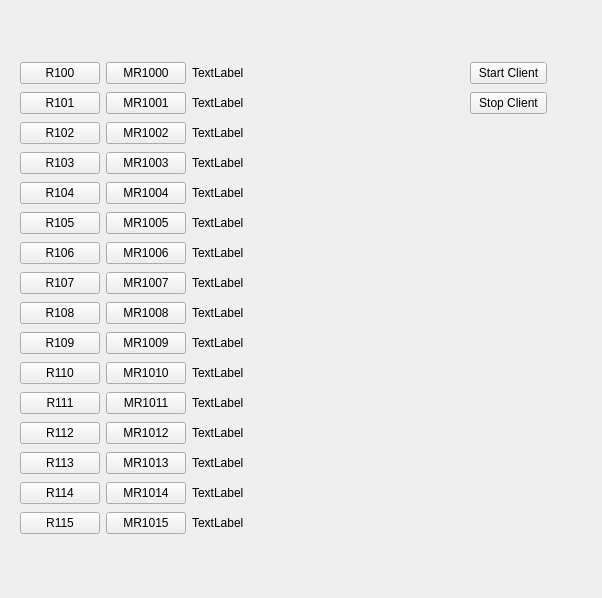
<?xml version="1.0" encoding="UTF-8"?>
<ui version="4.0">
 <class>MainWindow</class>
 <widget class="QMainWindow" name="MainWindow">
  <property name="geometry">
   <rect>
    <x>0</x>
    <y>0</y>
    <width>602</width>
    <height>598</height>
   </rect>
  </property>
  <property name="windowTitle">
   <string>gsh_hmi</string>
  </property>
  <widget class="QWidget" name="centralwidget">
   <widget class="QWidget" name="layoutWidget">
    <property name="geometry">
     <rect>
      <x>470</x>
      <y>60</y>
      <width>77</width>
      <height>56</height>
     </rect>
    </property>
    <layout class="QVBoxLayout" name="verticalLayout_2">
     <item>
      <widget class="QPushButton" name="pushButton_32">
       <property name="text">
        <string>Start Client</string>
       </property>
      </widget>
     </item>
     <item>
      <widget class="QPushButton" name="pushButton_33">
       <property name="text">
        <string>Stop Client</string>
       </property>
      </widget>
     </item>
    </layout>
   </widget>
   <widget class="QWidget" name="layoutWidget">
    <property name="geometry">
     <rect>
      <x>20</x>
      <y>60</y>
      <width>441</width>
      <height>476</height>
     </rect>
    </property>
    <layout class="QGridLayout" name="gridLayout" columnstretch="0,0,1">
     <item row="0" column="1">
      <widget class="QPushButton" name="pushButton_1">
       <property name="text">
        <string>MR1000</string>
       </property>
      </widget>
     </item>
     <item row="12" column="1">
      <widget class="QPushButton" name="pushButton_13">
       <property name="text">
        <string>MR1012</string>
       </property>
      </widget>
     </item>
     <item row="5" column="0">
      <widget class="QPushButton" name="pushButton_22">
       <property name="text">
        <string>R105</string>
       </property>
      </widget>
     </item>
     <item row="0" column="0">
      <widget class="QPushButton" name="pushButton_24">
       <property name="text">
        <string>R100</string>
       </property>
      </widget>
     </item>
     <item row="6" column="2">
      <widget class="QLabel" name="label_7">
       <property name="text">
        <string>TextLabel</string>
       </property>
      </widget>
     </item>
     <item row="4" column="1">
      <widget class="QPushButton" name="pushButton_5">
       <property name="text">
        <string>MR1004</string>
       </property>
      </widget>
     </item>
     <item row="7" column="1">
      <widget class="QPushButton" name="pushButton_8">
       <property name="text">
        <string>MR1007</string>
       </property>
      </widget>
     </item>
     <item row="5" column="2">
      <widget class="QLabel" name="label_6">
       <property name="text">
        <string>TextLabel</string>
       </property>
      </widget>
     </item>
     <item row="7" column="0">
      <widget class="QPushButton" name="pushButton_19">
       <property name="text">
        <string>R107</string>
       </property>
      </widget>
     </item>
     <item row="11" column="0">
      <widget class="QPushButton" name="pushButton_20">
       <property name="text">
        <string>R111</string>
       </property>
      </widget>
     </item>
     <item row="13" column="0">
      <widget class="QPushButton" name="pushButton_27">
       <property name="text">
        <string>R113</string>
       </property>
      </widget>
     </item>
     <item row="10" column="1">
      <widget class="QPushButton" name="pushButton_11">
       <property name="text">
        <string>MR1010</string>
       </property>
      </widget>
     </item>
     <item row="2" column="2">
      <widget class="QLabel" name="label_3">
       <property name="text">
        <string>TextLabel</string>
       </property>
      </widget>
     </item>
     <item row="2" column="1">
      <widget class="QPushButton" name="pushButton_3">
       <property name="text">
        <string>MR1002</string>
       </property>
      </widget>
     </item>
     <item row="13" column="1">
      <widget class="QPushButton" name="pushButton_14">
       <property name="text">
        <string>MR1013</string>
       </property>
      </widget>
     </item>
     <item row="9" column="2">
      <widget class="QLabel" name="label_10">
       <property name="text">
        <string>TextLabel</string>
       </property>
      </widget>
     </item>
     <item row="8" column="0">
      <widget class="QPushButton" name="pushButton_26">
       <property name="text">
        <string>R108</string>
       </property>
      </widget>
     </item>
     <item row="9" column="1">
      <widget class="QPushButton" name="pushButton_10">
       <property name="text">
        <string>MR1009</string>
       </property>
      </widget>
     </item>
     <item row="15" column="1">
      <widget class="QPushButton" name="pushButton_16">
       <property name="text">
        <string>MR1015</string>
       </property>
      </widget>
     </item>
     <item row="5" column="1">
      <widget class="QPushButton" name="pushButton_6">
       <property name="text">
        <string>MR1005</string>
       </property>
      </widget>
     </item>
     <item row="3" column="0">
      <widget class="QPushButton" name="pushButton_25">
       <property name="text">
        <string>R103</string>
       </property>
      </widget>
     </item>
     <item row="0" column="2">
      <widget class="QLabel" name="label_1">
       <property name="text">
        <string>TextLabel</string>
       </property>
      </widget>
     </item>
     <item row="3" column="1">
      <widget class="QPushButton" name="pushButton_4">
       <property name="text">
        <string>MR1003</string>
       </property>
      </widget>
     </item>
     <item row="6" column="0">
      <widget class="QPushButton" name="pushButton_29">
       <property name="text">
        <string>R106</string>
       </property>
      </widget>
     </item>
     <item row="9" column="0">
      <widget class="QPushButton" name="pushButton_17">
       <property name="text">
        <string>R109</string>
       </property>
      </widget>
     </item>
     <item row="12" column="0">
      <widget class="QPushButton" name="pushButton_28">
       <property name="text">
        <string>R112</string>
       </property>
      </widget>
     </item>
     <item row="1" column="1">
      <widget class="QPushButton" name="pushButton_2">
       <property name="text">
        <string>MR1001</string>
       </property>
      </widget>
     </item>
     <item row="1" column="2">
      <widget class="QLabel" name="label_2">
       <property name="text">
        <string>TextLabel</string>
       </property>
      </widget>
     </item>
     <item row="10" column="0">
      <widget class="QPushButton" name="pushButton_23">
       <property name="text">
        <string>R110</string>
       </property>
      </widget>
     </item>
     <item row="1" column="0">
      <widget class="QPushButton" name="pushButton_18">
       <property name="text">
        <string>R101</string>
       </property>
      </widget>
     </item>
     <item row="6" column="1">
      <widget class="QPushButton" name="pushButton_7">
       <property name="text">
        <string>MR1006</string>
       </property>
      </widget>
     </item>
     <item row="8" column="2">
      <widget class="QLabel" name="label_9">
       <property name="text">
        <string>TextLabel</string>
       </property>
      </widget>
     </item>
     <item row="2" column="0">
      <widget class="QPushButton" name="pushButton_21">
       <property name="text">
        <string>R102</string>
       </property>
      </widget>
     </item>
     <item row="11" column="1">
      <widget class="QPushButton" name="pushButton_12">
       <property name="text">
        <string>MR1011</string>
       </property>
      </widget>
     </item>
     <item row="15" column="0">
      <widget class="QPushButton" name="pushButton_31">
       <property name="text">
        <string>R115</string>
       </property>
      </widget>
     </item>
     <item row="7" column="2">
      <widget class="QLabel" name="label_8">
       <property name="text">
        <string>TextLabel</string>
       </property>
      </widget>
     </item>
     <item row="4" column="0">
      <widget class="QPushButton" name="pushButton_1x">
       <property name="text">
        <string>R104</string>
       </property>
      </widget>
     </item>
     <item row="8" column="1">
      <widget class="QPushButton" name="pushButton_9">
       <property name="text">
        <string>MR1008</string>
       </property>
      </widget>
     </item>
     <item row="4" column="2">
      <widget class="QLabel" name="label_5">
       <property name="text">
        <string>TextLabel</string>
       </property>
      </widget>
     </item>
     <item row="3" column="2">
      <widget class="QLabel" name="label_4">
       <property name="text">
        <string>TextLabel</string>
       </property>
      </widget>
     </item>
     <item row="14" column="1">
      <widget class="QPushButton" name="pushButton_15">
       <property name="text">
        <string>MR1014</string>
       </property>
      </widget>
     </item>
     <item row="14" column="0">
      <widget class="QPushButton" name="pushButton_30">
       <property name="text">
        <string>R114</string>
       </property>
      </widget>
     </item>
     <item row="10" column="2">
      <widget class="QLabel" name="label_11">
       <property name="text">
        <string>TextLabel</string>
       </property>
      </widget>
     </item>
     <item row="11" column="2">
      <widget class="QLabel" name="label_12">
       <property name="text">
        <string>TextLabel</string>
       </property>
      </widget>
     </item>
     <item row="12" column="2">
      <widget class="QLabel" name="label_13">
       <property name="text">
        <string>TextLabel</string>
       </property>
      </widget>
     </item>
     <item row="13" column="2">
      <widget class="QLabel" name="label_14">
       <property name="text">
        <string>TextLabel</string>
       </property>
      </widget>
     </item>
     <item row="14" column="2">
      <widget class="QLabel" name="label_15">
       <property name="text">
        <string>TextLabel</string>
       </property>
      </widget>
     </item>
     <item row="15" column="2">
      <widget class="QLabel" name="label_16">
       <property name="text">
        <string>TextLabel</string>
       </property>
      </widget>
     </item>
    </layout>
   </widget>
  </widget>
 </widget>
 <tabstops>
  <tabstop>pushButton_32</tabstop>
  <tabstop>pushButton_33</tabstop>
  <tabstop>pushButton_1</tabstop>
  <tabstop>pushButton_2</tabstop>
  <tabstop>pushButton_3</tabstop>
  <tabstop>pushButton_4</tabstop>
  <tabstop>pushButton_5</tabstop>
  <tabstop>pushButton_6</tabstop>
  <tabstop>pushButton_7</tabstop>
  <tabstop>pushButton_8</tabstop>
  <tabstop>pushButton_9</tabstop>
  <tabstop>pushButton_10</tabstop>
  <tabstop>pushButton_11</tabstop>
  <tabstop>pushButton_12</tabstop>
  <tabstop>pushButton_13</tabstop>
  <tabstop>pushButton_14</tabstop>
  <tabstop>pushButton_15</tabstop>
  <tabstop>pushButton_16</tabstop>
  <tabstop>pushButton_24</tabstop>
  <tabstop>pushButton_18</tabstop>
  <tabstop>pushButton_21</tabstop>
  <tabstop>pushButton_25</tabstop>
  <tabstop>pushButton_1x</tabstop>
  <tabstop>pushButton_22</tabstop>
  <tabstop>pushButton_29</tabstop>
  <tabstop>pushButton_19</tabstop>
  <tabstop>pushButton_26</tabstop>
  <tabstop>pushButton_17</tabstop>
  <tabstop>pushButton_23</tabstop>
  <tabstop>pushButton_20</tabstop>
  <tabstop>pushButton_28</tabstop>
  <tabstop>pushButton_27</tabstop>
  <tabstop>pushButton_30</tabstop>
  <tabstop>pushButton_31</tabstop>
 </tabstops>
 <resources/>
 <connections/>
</ui>
